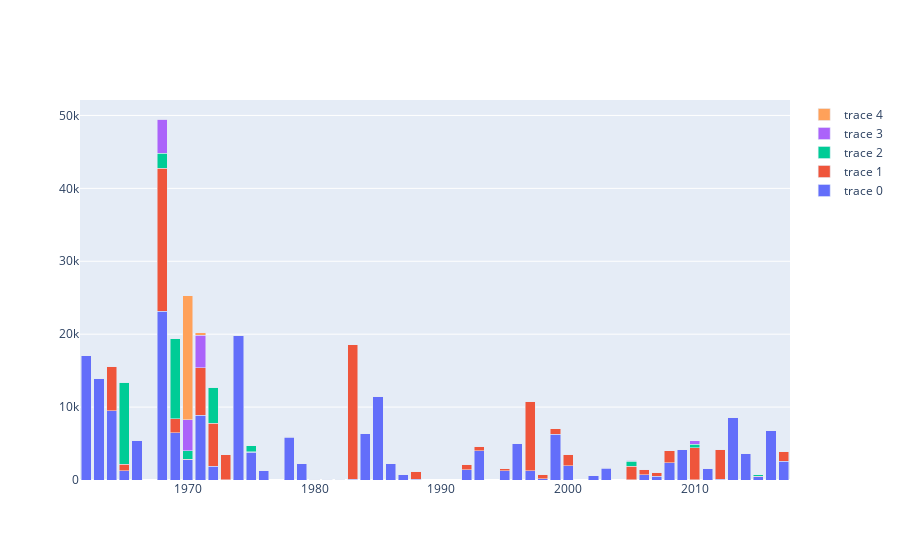

Here is the notebook cell this chart was saved with:
### Code cell
# Stacked bar chart visualisation

# MAKE SCORE AND NAME ARRAYS FOR VISUALIZATION
max_artists_in_year = best_scores_df['Year'].value_counts().max()
number_of_years = len(set(best_scores_df['Year']))

score_array = np.full((number_of_years, max_artists_in_year), 0)
name_array = np.full((number_of_years, max_artists_in_year), None)

for x, year in enumerate(best_scores_df['Year'].unique()):
    cur_year = best_scores_df.loc[best_scores_df['Year'] == year].reset_index()
    for y, row in cur_year.iterrows():
        score_array[x, y] = row['cum_score']
        name_array[x, y] = row['Performer']


animals=['giraffes', 'orangutans', 'monkeys']
years = best_scores_df['Year'].unique()

fig = go.Figure(data=[
    go.Bar(x=years, y=score_array[:, 0], hovertext=name_array[:, 0]),
    go.Bar(x=years, y=score_array[:, 1], hovertext=name_array[:, 1]),
    go.Bar(x=years, y=score_array[:, 2], hovertext=name_array[:, 2]),
    go.Bar(x=years, y=score_array[:, 3], hovertext=name_array[:, 3]),
    go.Bar(x=years, y=score_array[:, 4], hovertext=name_array[:, 4]),
])
# Change the bar mode
fig.update_layout(barmode='stack')
fig.show()

### Figure 1 — Plotly figure (JSON) as saved in the notebook; plotly's stock layout.template omitted (floating-point values rounded to 4 significant figures)
{"data": [{"hovertext": ["Ray Charles", "The Isley Brothers", "Bob Dylan", "Bo Diddley", "The Crystals", "Dionne Warwick", "Gordon Lightfoot", "Jefferson Airplane", "Boz Scaggs", "Blue Oyster Cult", "Country Joe McDonald", "Bruce Springsteen", "Harry Chapin", "J.D. Souther", "Bonnie Raitt", "The Tubes", "Robin Lane & The Chartbusters", "NRBQ", "Graham Parker", "NRBQ", "Paul Young", "R.E.M.", "Los Lobos", "Elvis Costello", "NRBQ", "A Tribe Called Quest", "10,000 Maniacs", "Digable Planets", "Coolio", "Bo Diddley", "Grandmaster Flash", "Busta Rhymes", "Kelis", "The Roots", "Lisa Loeb", "Ben Folds", "Common", "The Flaming Lips", "Lupe Fiasco", "Nas", "MGMT", "Wyclef Jean", "Cam'ron", "Kendrick Lamar", "Lauryn Hill", "Modest Mouse", "Fetty Wap", "Erykah Badu"], "type": "bar", "x": [1962, 1963, 1964, 1965, 1966, 1968, 1969, 1970, 1971, 1972, 1973, 1974, 1975, 1976, 1978, 1979, 1980, 1981, 1982, 1983, 1984, 1985, 1986, 1987, 1988, 1992, 1993, 1995, 1996, 1997, 1998, 1999, 2000, 2002, 2003, 2005, 2006, 2007, 2008, 2009, 2010, 2011, 2012, 2013, 2014, 2015, 2016, 2017], "y": [17029, 13866, 9476, 1297, 5471, 23154, 6500, 2785, 8895, 1920, 34, 19753, 3819, 1346, 5866, 2224, 29, 113, 10, 113, 6368, 11486, 2238, 726, 113, 1422, 4001, 1285, 5048, 1297, 169, 6283, 1948, 568, 1632, 55, 745, 522, 2347, 4125, 30, 1591, 98, 8605, 3682, 457, 6728, 2544]}, {"hovertext": [null, "The Limeliters", "The Coasters", "Ella Fitzgerald", null, "James Brown", "Janis Joplin", "John Mayall", "Gordon Lightfoot", "Bonnie Raitt", "Todd Rundgren", null, "John Mayall", null, "NRBQ", null, null, null, null, "U2", null, null, null, null, "The Wailers", "De La Soul", "Black Sheep", "Indigo Girls", null, "Bob Dylan", "KRS-One", "Common", "Wyclef Jean", null, "The Wallflowers", "Howie Day", "OK Go", "The Roots", "M.I.A.", null, "Snoop Dogg", null, "Childish Gambino", null, null, "Pusha T", null, "Young Thug"], "type": "bar", "x": [1962, 1963, 1964, 1965, 1966, 1968, 1969, 1970, 1971, 1972, 1973, 1974, 1975, 1976, 1978, 1979, 1980, 1981, 1982, 1983, 1984, 1985, 1986, 1987, 1988, 1992, 1993, 1995, 1996, 1997, 1998, 1999, 2000, 2002, 2003, 2005, 2006, 2007, 2008, 2009, 2010, 2011, 2012, 2013, 2014, 2015, 2016, 2017], "y": [0, 98, 6142, 846, 0, 19591, 1893, 42, 6500, 5866, 3451, 0, 42, 0, 113, 0, 0, 0, 0, 18414, 0, 0, 0, 0, 1060, 739, 641, 302, 0, 9476, 605, 745, 1591, 0, 114, 1845, 703, 568, 1635, 0, 4397, 0, 4111, 0, 0, 62, 0, 1409]}, {"hovertext": [null, null, null, "The Shirelles", null, "Procol Harum", "Smokey Robinson", "John Sebastian", "Laura Nyro", "Ike & Tina Turner", null, null, "Richie Havens", null, null, null, null, null, null, null, null, null, null, null, null, null, null, null, null, null, null, null, null, null, null, "Matt Nathanson", null, null, null, null, "The Black Keys", null, null, null, null, "Waka Flocka Flame", null, null], "type": "bar", "x": [1962, 1963, 1964, 1965, 1966, 1968, 1969, 1970, 1971, 1972, 1973, 1974, 1975, 1976, 1978, 1979, 1980, 1981, 1982, 1983, 1984, 1985, 1986, 1987, 1988, 1992, 1993, 1995, 1996, 1997, 1998, 1999, 2000, 2002, 2003, 2005, 2006, 2007, 2008, 2009, 2010, 2011, 2012, 2013, 2014, 2015, 2016, 2017], "y": [0, 0, 0, 11259, 0, 2051, 11014, 1178, 16, 4959, 0, 0, 811, 0, 0, 0, 0, 0, 0, 0, 0, 0, 0, 0, 0, 0, 0, 0, 0, 0, 0, 0, 0, 0, 0, 652, 0, 0, 0, 0, 494, 0, 0, 0, 0, 198, 0, 0]}, {"hovertext": [null, null, null, null, null, "The Yardbirds", null, "Judy Collins", "Poco", null, null, null, null, null, null, null, null, null, null, null, null, null, null, null, null, null, null, null, null, null, null, null, null, null, null, "Talib Kweli", null, null, null, null, "Wale", null, null, null, null, null, null, null], "type": "bar", "x": [1962, 1963, 1964, 1965, 1966, 1968, 1969, 1970, 1971, 1972, 1973, 1974, 1975, 1976, 1978, 1979, 1980, 1981, 1982, 1983, 1984, 1985, 1986, 1987, 1988, 1992, 1993, 1995, 1996, 1997, 1998, 1999, 2000, 2002, 2003, 2005, 2006, 2007, 2008, 2009, 2010, 2011, 2012, 2013, 2014, 2015, 2016, 2017], "y": [0, 0, 0, 0, 0, 4717, 0, 4252, 4477, 0, 0, 0, 0, 0, 0, 0, 0, 0, 0, 0, 0, 0, 0, 0, 0, 0, 0, 0, 0, 0, 0, 0, 0, 0, 0, 129, 0, 0, 0, 0, 460, 0, 0, 0, 0, 0, 0, 0]}, {"hovertext": [null, null, null, null, null, null, null, "Ray Charles", "Sha Na Na", null, null, null, null, null, null, null, null, null, null, null, null, null, null, null, null, null, null, null, null, null, null, null, null, null, null, "The Shins", null, null, null, null, null, null, null, null, null, null, null, null], "type": "bar", "x": [1962, 1963, 1964, 1965, 1966, 1968, 1969, 1970, 1971, 1972, 1973, 1974, 1975, 1976, 1978, 1979, 1980, 1981, 1982, 1983, 1984, 1985, 1986, 1987, 1988, 1992, 1993, 1995, 1996, 1997, 1998, 1999, 2000, 2002, 2003, 2005, 2006, 2007, 2008, 2009, 2010, 2011, 2012, 2013, 2014, 2015, 2016, 2017], "y": [0, 0, 0, 0, 0, 0, 0, 17029, 297, 0, 0, 0, 0, 0, 0, 0, 0, 0, 0, 0, 0, 0, 0, 0, 0, 0, 0, 0, 0, 0, 0, 0, 0, 0, 0, 14, 0, 0, 0, 0, 0, 0, 0, 0, 0, 0, 0, 0]}], "layout": {"barmode": "stack"}}
